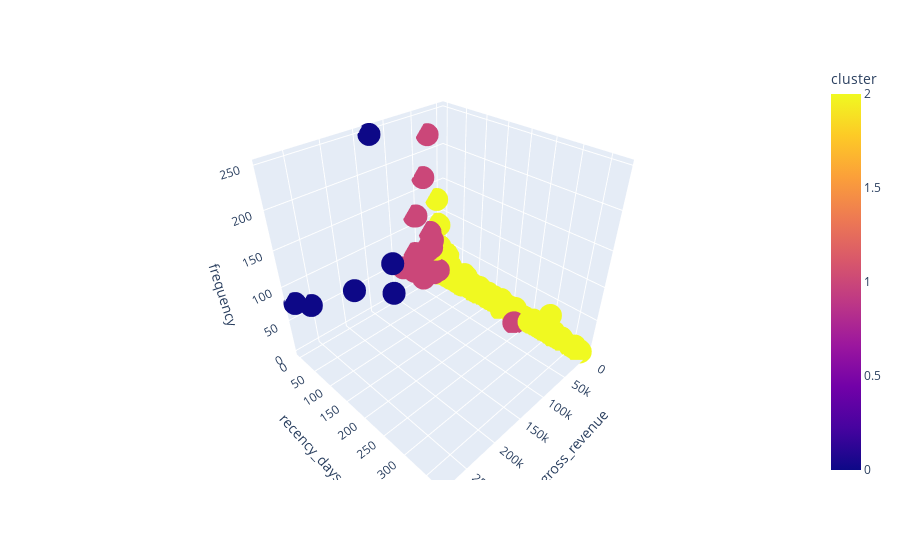

Source (notebook cell):
### Markdown cell above
## <span style="color:blue">9.1</span> Visualizaion Inspection

### Code cell
fig = px.scatter_3d(df9, x='gross_revenue', y='recency_days', z='frequency', color='cluster')
fig.show()

### Figure 1 — Plotly figure (JSON) as saved in the notebook; plotly's stock layout.template omitted (floating-point values rounded to 4 significant figures; data arrays with more than 128 entries replaced by an {"elided": "..."} marker saying what was removed)
{"data": [{"hovertemplate": "gross_revenue=%{x}<br>recency_days=%{y}<br>frequency=%{z}<br>cluster=%{marker.color}<extra></extra>", "legendgroup": "", "marker": {"color": {"elided": "4372 int values"}, "coloraxis": "coloraxis", "symbol": "circle"}, "mode": "markers", "name": "", "scene": "scene", "showlegend": false, "type": "scatter3d", "x": {"elided": "4372 float values"}, "y": {"elided": "4372 int values"}, "z": {"elided": "4372 int values"}}], "layout": {"coloraxis": {"colorbar": {"title": {"text": "cluster"}}, "colorscale": [[0, "#0d0887"], [0.1111, "#46039f"], [0.2222, "#7201a8"], [0.3333, "#9c179e"], [0.4444, "#bd3786"], [0.5556, "#d8576b"], [0.6667, "#ed7953"], [0.7778, "#fb9f3a"], [0.8889, "#fdca26"], [1, "#f0f921"]]}, "legend": {"tracegroupgap": 0}, "margin": {"t": 60}, "scene": {"domain": {"x": [0, 1], "y": [0, 1]}, "xaxis": {"title": {"text": "gross_revenue"}}, "yaxis": {"title": {"text": "recency_days"}}, "zaxis": {"title": {"text": "frequency"}}}}}
